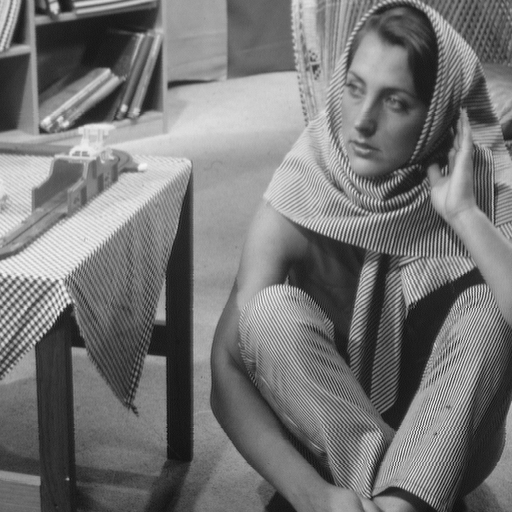
%> input picture assignment1/2/data/barbara.png, 512 x 512 px
$ octave --eval "myMainScript;"   (GNU Octave 9; MATLAB toolbox functions it lacks are replaced by stand-ins)
%> lines starting %> are read from the running program, lines starting %| are printed output that depends on the picture
### assignment1/2/codes/myLinearContrastStretching.m
function[]=myLinearContrastStretching(Image)
%> called with Image = '../data/barbara.png'
I1 =imread(Image);
%> I1 is the input picture: size 512x512 uint8; min 12, max 246, mean 117.4
[M,N,d]=size(I1);
%> M = 512; N = 512; d = 1
I2 = double(zeros(M,N,d));
%I1
for i=1:d
    I5=double(I1(:,:,i));
    min_ = double(min(min(I5)));
    max_ = double(max(max(I5)));
    %max_
    %min_
    %max_-min_
    for j=1:M
        for k=1:N
        I2(j,k,i) = (I5(j,k)-min_)*(1.0/(max_-min_));
        end
    end
end
%> this loop made 1 pass
%> (min_, max_) on pass 1: (12, 246)
%max(max(max(double(I2)-double(I1))))
myNumOfColors = 200;
myColorScale = repmat((0:1/(myNumOfColors-1):1)',1,3);
figure; imagesc(I1); title('Original Image');
colormap(myColorScale);
if size(I1,3)==3
    colormap jet;
else
    colormap gray;
end
daspect ([1 1 1]);
axis tight;
colorbar
figure; imagesc(I2); title('Linear Contrast Streched Image');
colormap(myColorScale);
if size(I2,3)==3
    colormap jet;
else
    colormap gray;
end
daspect ([1 1 1]);
axis tight;
colorbar
% [9 lines of commented-out code are left out]

### assignment1/2/codes/myMainScript.m
function[] = myMainScript()
disp('Running Q2(a) [estimated time ~5 sec each]');
tic;
myLinearContrastStretching('../data/barbara.png');
toc;tic;
myLinearContrastStretching('../data/TEM.png');
%> call 2 of myLinearContrastStretching, with Image = '../data/TEM.png'
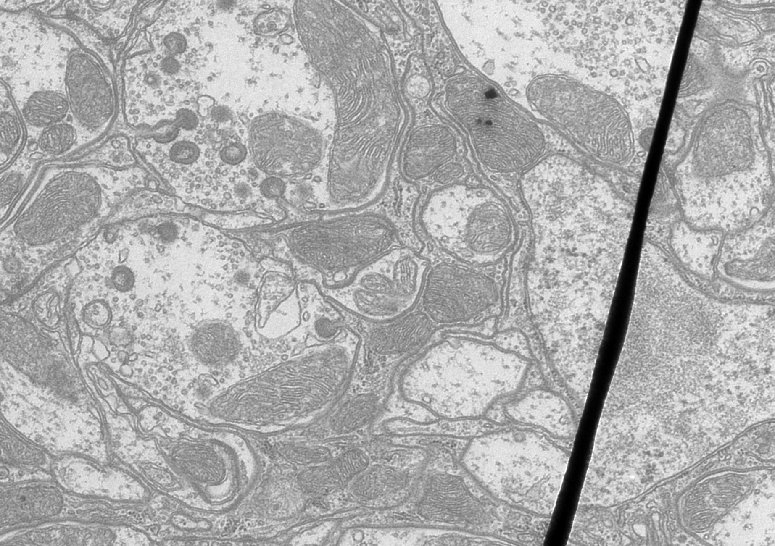
%> input picture assignment1/2/data/TEM.png, 775 x 546 px
%> in myLinearContrastStretching, I1 is the input picture: size 546x775 uint8; min 0, max 255, mean 173
%> the loop in myLinearContrastStretching (call 2), `for i=1:d` made 1 pass
%> (min_, max_) on pass 1: (0, 255)
toc;tic;
myLinearContrastStretching('../data/canyon.png');
%> call 3 of myLinearContrastStretching, with Image = '../data/canyon.png'
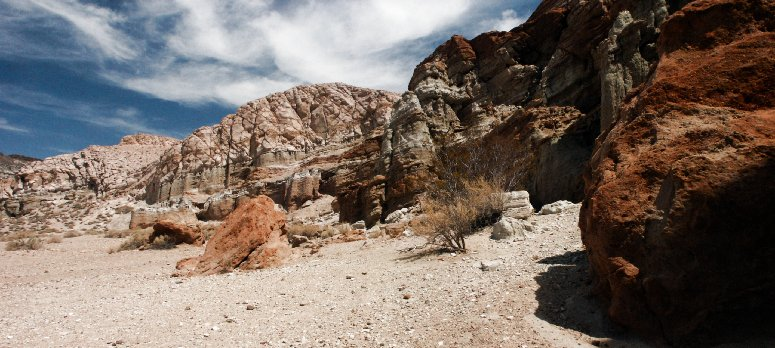
%> input picture assignment1/2/data/canyon.png, 775 x 348 px
%> in myLinearContrastStretching, I1 is the input picture: size 348x775x3 uint8; mean R, G, B 121.8, 109.4, 101.3
%> the loop in myLinearContrastStretching (call 3), `for i=1:d` made 3 passes
%> max_ on passes 1 to 3: 255, 253, 252
%> pass 1, in myLinearContrastStretching (call 3), `I5=double(I1(:,:,i));`:
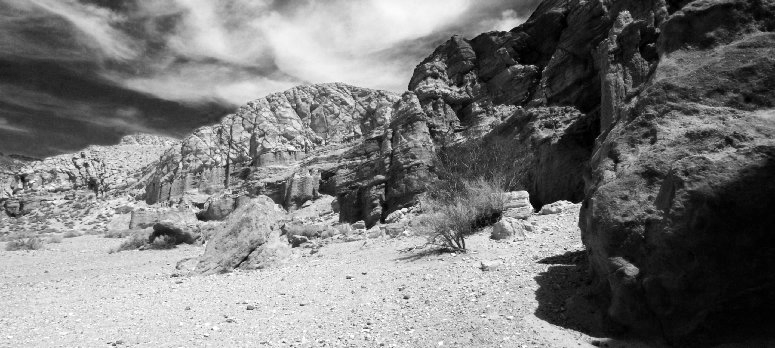
%> I5: size 348x775 double; min 0, max 255, mean 121.8
%> pass 2, in myLinearContrastStretching (call 3), `I5=double(I1(:,:,i));`:
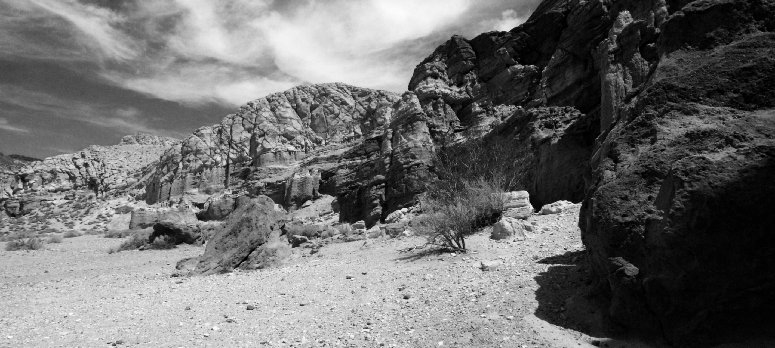
%> I5: size 348x775 double; min 0, max 253, mean 109.4
%> pass 3, in myLinearContrastStretching (call 3), `I5=double(I1(:,:,i));`:
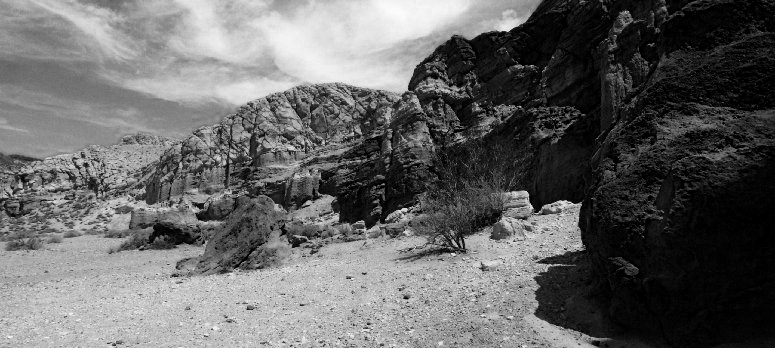
%> I5: size 348x775 double; min 0, max 252, mean 101.3
toc;tic;
myLinearContrastStretching('../data/church.png');
%> the run ends on the next line
toc;

disp('Running Q2(b) [estimated time ~5 sec each]');
tic;
myHE('../data/barbara.png');
toc;tic;
myHE('../data/TEM.png');
toc;tic;
myHE('../data/canyon.png');
toc;tic;
myHE('../data/church.png');
toc;

disp('Running Q2(c) [estimated time ~6 sec]');
figure; myHM('../data/retina.png','../data/retinaMask.png', '../data/retinaRef.png', '../data/retinaRefMask.png');

disp('Running Q2(d) for "canyon.png" [estimated time ~15 sec each]');
figure; myAHE('../data/canyon.png', -1);
figure; myAHE('../data/canyon.png', 15);
figure; myAHE('../data/canyon.png', 201);
figure; myAHE('../data/canyon.png', 347);

disp('Running Q2(d) for "barbara.png" [estimated time ~6 sec each]');
figure; myAHE('../data/barbara.png', -1);
figure; myAHE('../data/barbara.png', 15);
figure; myAHE('../data/barbara.png', 75);
figure; myAHE('../data/barbara.png', 201);

disp('Running Q2(d) for "TEM.png" [estimated time ~10 sec each]');
figure; myAHE('../data/TEM.png', -1);
figure; myAHE('../data/TEM.png', 15);
figure; myAHE('../data/TEM.png', 201);
figure; myAHE('../data/TEM.png', 501);

disp('Running Q2(e) for "canyon.png" [estimated time ~15 sec each]');
figure; myCLAHE('../data/canyon.png', -1, 0);
figure; myCLAHE('../data/canyon.png', 201, 0.002);
figure; myCLAHE('../data/canyon.png', 201, 0.001);

disp('Running Q2(e) for "barbara.png" [estimated time ~10 sec each]');
figure; myCLAHE('../data/barbara.png', -1, 0);
figure; myCLAHE('../data/barbara.png', 75, 0.004);
figure; myCLAHE('../data/barbara.png', 75, 0.002);

disp('Running Q2(e) for "TEM.png" [estimated time ~10 sec each]');
figure; myCLAHE('../data/TEM.png', -1, 0);
figure; myCLAHE('../data/TEM.png', 201, 0.008);
figure; myCLAHE('../data/TEM.png', 201, 0.004);

end
